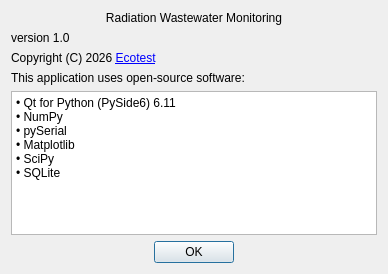
<?xml version="1.0" encoding="UTF-8"?>
<ui version="4.0">
 <class>Dialog</class>
 <widget class="QDialog" name="Dialog">
  <property name="geometry">
   <rect>
    <x>0</x>
    <y>0</y>
    <width>388</width>
    <height>274</height>
   </rect>
  </property>
  <property name="windowTitle">
   <string>About</string>
  </property>
  <layout class="QVBoxLayout" name="verticalLayout_2">
   <item>
    <layout class="QVBoxLayout" name="verticalLayout">
     <item>
      <widget class="QLabel" name="label">
       <property name="text">
        <string>Radiation Wastewater Monitoring</string>
       </property>
       <property name="alignment">
        <set>Qt::AlignmentFlag::AlignCenter</set>
       </property>
      </widget>
     </item>
     <item>
      <widget class="QLabel" name="label_2">
       <property name="text">
        <string>version 1.0</string>
       </property>
       <property name="alignment">
        <set>Qt::AlignmentFlag::AlignLeading|Qt::AlignmentFlag::AlignLeft|Qt::AlignmentFlag::AlignVCenter</set>
       </property>
      </widget>
     </item>
     <item>
      <widget class="QLabel" name="label_3">
       <property name="text">
        <string>Copyright (C) 2026 &lt;a href=&quot;https://ecotest.ua/&quot;&gt;Ecotest&lt;/a&gt;</string>
       </property>
       <property name="alignment">
        <set>Qt::AlignmentFlag::AlignLeading|Qt::AlignmentFlag::AlignLeft|Qt::AlignmentFlag::AlignTop</set>
       </property>
       <property name="openExternalLinks">
        <bool>true</bool>
       </property>
      </widget>
     </item>
     <item>
      <widget class="QLabel" name="label_4">
       <property name="text">
        <string>This application uses open-source software:</string>
       </property>
      </widget>
     </item>
     <item>
      <widget class="QTextEdit" name="textEdit">
       <property name="readOnly">
        <bool>true</bool>
       </property>
       <property name="html">
        <string>&lt;!DOCTYPE HTML PUBLIC &quot;-//W3C//DTD HTML 4.0//EN&quot; &quot;http://www.w3.org/TR/REC-html40/strict.dtd&quot;&gt;
&lt;html&gt;&lt;head&gt;&lt;meta name=&quot;qrichtext&quot; content=&quot;1&quot; /&gt;&lt;meta charset=&quot;utf-8&quot; /&gt;&lt;style type=&quot;text/css&quot;&gt;
p, li { white-space: pre-wrap; }
hr { height: 1px; border-width: 0; }
li.unchecked::marker { content: &quot;\2610&quot;; }
li.checked::marker { content: &quot;\2612&quot;; }
&lt;/style&gt;&lt;/head&gt;&lt;body style=&quot; font-family:'Segoe UI'; font-size:9pt; font-weight:400; font-style:normal;&quot;&gt;
&lt;p style=&quot; margin-top:0px; margin-bottom:0px; margin-left:0px; margin-right:0px; -qt-block-indent:0; text-indent:0px;&quot;&gt;• Qt for Python (PySide6) 6.11 &lt;br /&gt;• NumPy &lt;br /&gt;• pySerial &lt;br /&gt;• Matplotlib &lt;br /&gt;• SciPy &lt;br /&gt;• SQLite&lt;/p&gt;&lt;/body&gt;&lt;/html&gt;</string>
       </property>
      </widget>
     </item>
     <item>
      <widget class="QDialogButtonBox" name="dialogClose">
       <property name="orientation">
        <enum>Qt::Orientation::Horizontal</enum>
       </property>
       <property name="standardButtons">
        <set>QDialogButtonBox::StandardButton::Ok</set>
       </property>
       <property name="centerButtons">
        <bool>true</bool>
       </property>
      </widget>
     </item>
    </layout>
   </item>
  </layout>
 </widget>
 <resources/>
 <connections/>
</ui>
